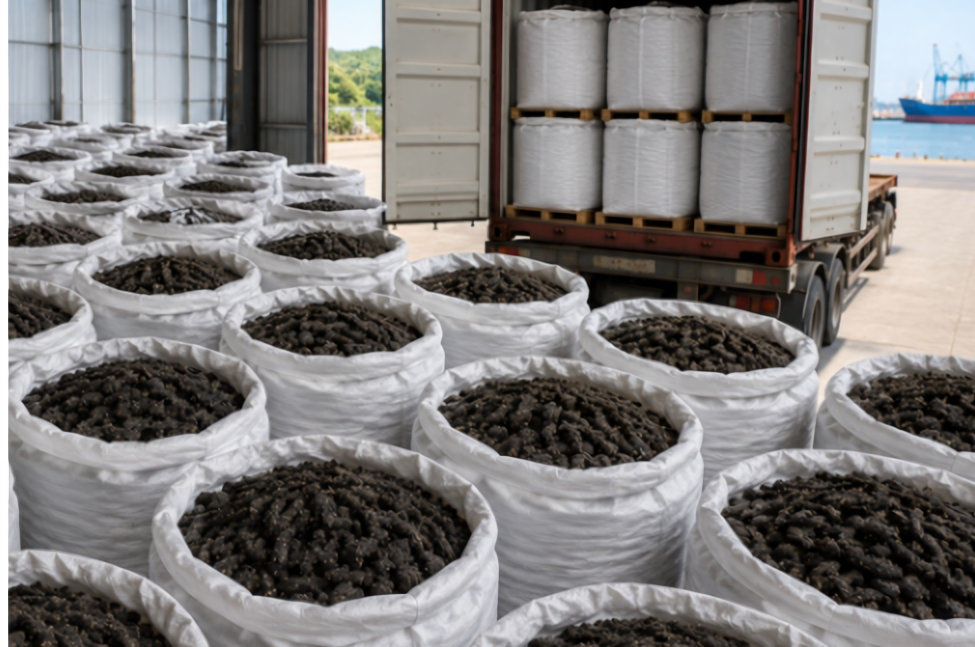
#> input picture skills/agm-brand/assets/photos/sea-cucumber-warehouse.jpg, 1950 x 1293 px (shown at 1/2 size)
$ python graphics.py
#> lines starting #> are read from the running program, lines starting #| are printed output that depends on the picture
# -*- coding: utf-8 -*-
"""The AGM device: photography under a flat PANEL veil, with the two-line
tagline and a rule that ends in an accent dot. It replaces SAG's Complexity
Line. Generated, never hand-drawn; the photo is swapped per edition.

Word cannot round a table corner, so the masthead and closing band ship as
images with the rounding baked in.
"""
import os
import tempfile  # noqa: F401  (kept for callers that want temp output)

from PIL import Image, ImageDraw, ImageFont

HERE = os.path.dirname(os.path.abspath(__file__))
ASSETS = os.path.join(os.path.dirname(HERE), "assets")
FD = os.path.join(ASSETS, "fonts")

W_MM = 170.0           # A4 content measure
TOP_MM = 25.1          # logo / wordmark zone
BAND_MM = 30.9         # device zone
RAD_MM = 2.5
VEIL = 0.78            # PANEL over the photo (fitted to the reference render)


def hexc(h):
    return tuple(int(h[i:i + 2], 16) for i in (0, 2, 4))


# [94 lines left out: functions font, track, rounded, band, masthead, closing and 1 more, not called in this run]


if __name__ == "__main__":
    import argparse
    from brands import BRANDS
    ap = argparse.ArgumentParser(description="Regenerate the banner images")
    ap.add_argument("--edition", default="seafood", choices=sorted(BRANDS))
    ap.add_argument("--date", default="24 SEPTEMBER 2026")
    a = ap.parse_args()
    b = BRANDS[a.edition]
    out = os.path.join(ASSETS, "graphics")
    print(masthead(b, os.path.join(out, "masthead_%s.png" % a.edition), a.date))
#> in masthead, `img = Image.new("RGB", (w, top + bnd), hexc(P["PANEL"]))`:
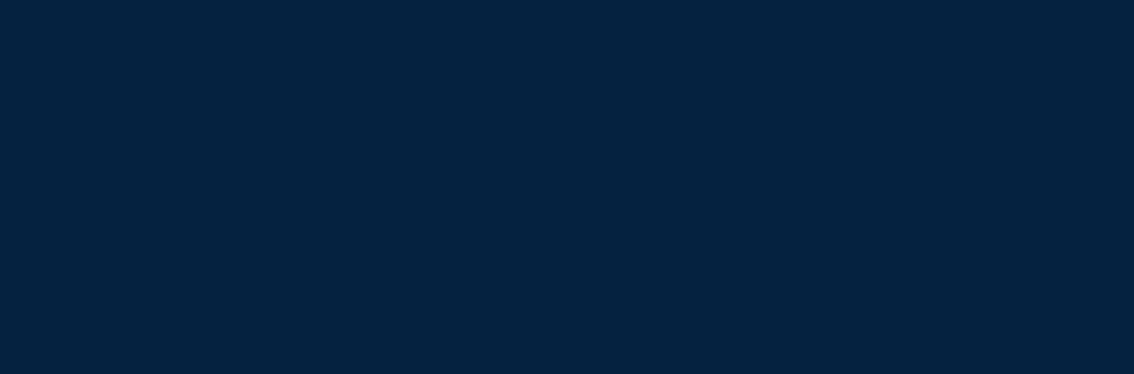
#> img: PIL image 3400x1120 RGB (shown at 1/3 size); mean R, G, B 5, 34, 64
#> in band, photo is the input picture: PIL image 1950x1293 RGB; mean R, G, B 127.3, 124.6, 123.5
#> in band, `photo = photo.crop((0, top, w_px, top + h_px))`:
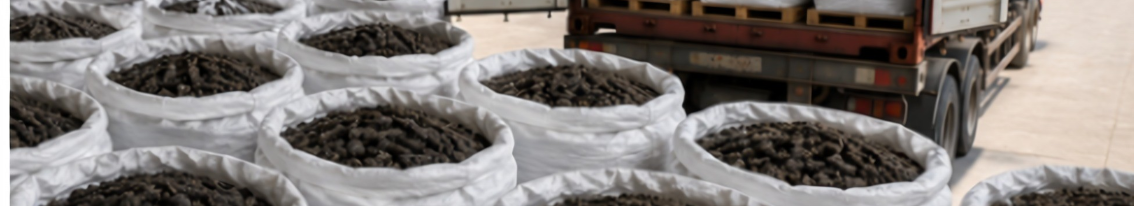
#> photo: PIL image 3400x618 RGB (shown at 1/3 size); mean R, G, B 129.6, 123.7, 120.4
#> in band, `veil = Image.new("RGB", photo.size, hexc(P["PANEL"]))`:
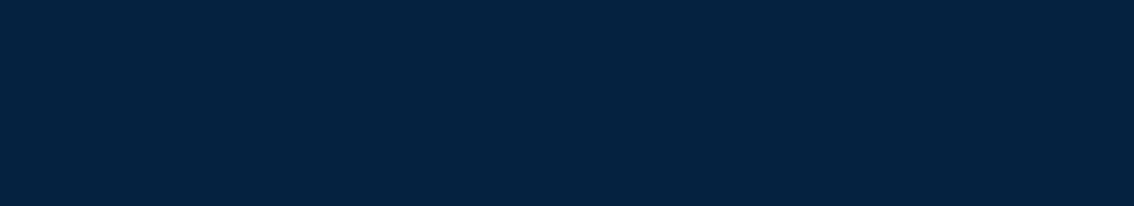
#> veil: PIL image 3400x618 RGB (shown at 1/3 size); mean R, G, B 5, 34, 64
#> in band, `img = Image.blend(photo, veil, VEIL)`:
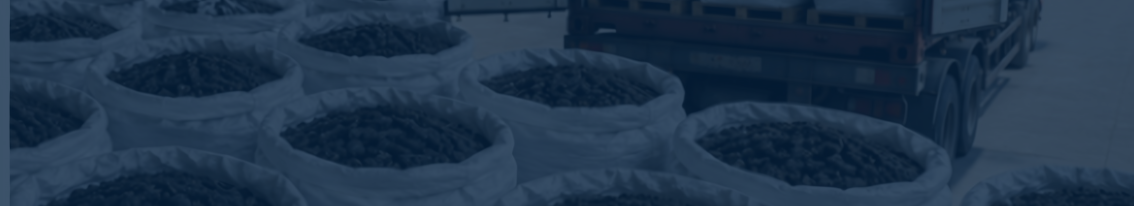
#> img: PIL image 3400x618 RGB (shown at 1/3 size); mean R, G, B 31.9, 53.2, 75.9
#> in masthead, `img.paste(band(brand, w, bnd), (0, top))`:
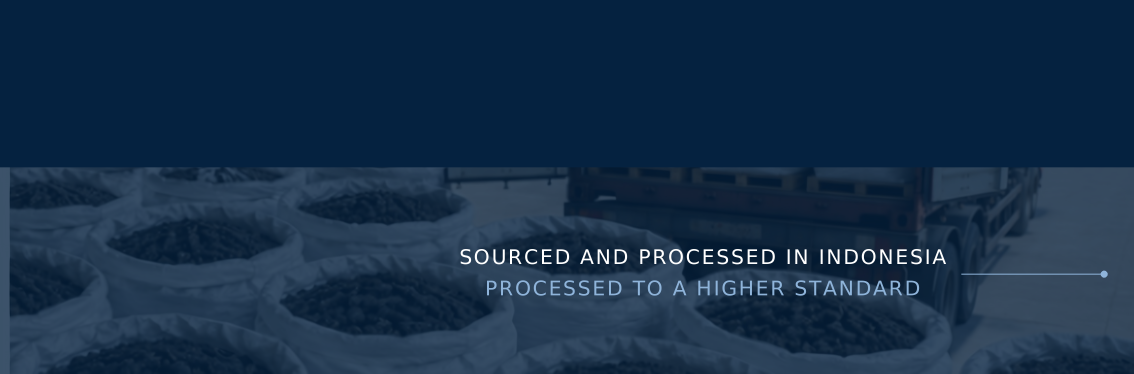
#> img: PIL image 3400x1120 RGB (shown at 1/3 size); mean R, G, B 21.5, 46.2, 72.1
#> (the run stopped early here; a loop or call above may not have finished)
